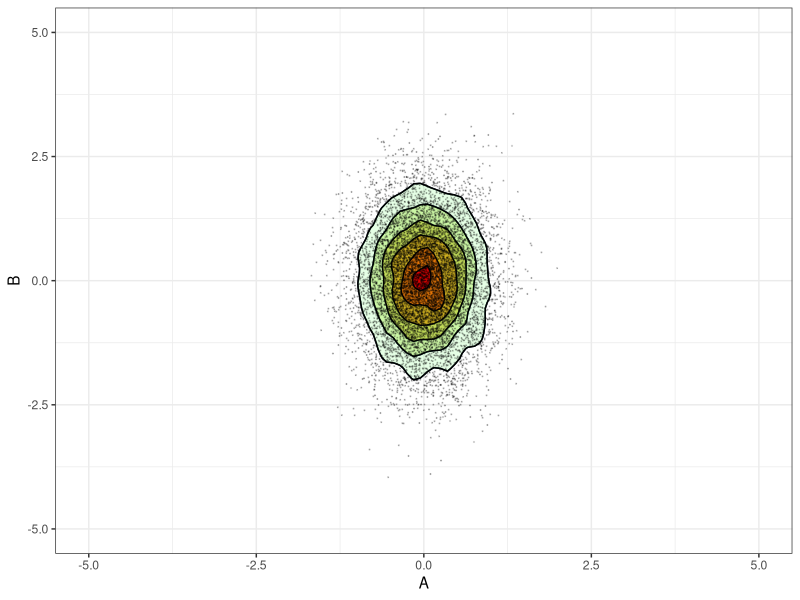
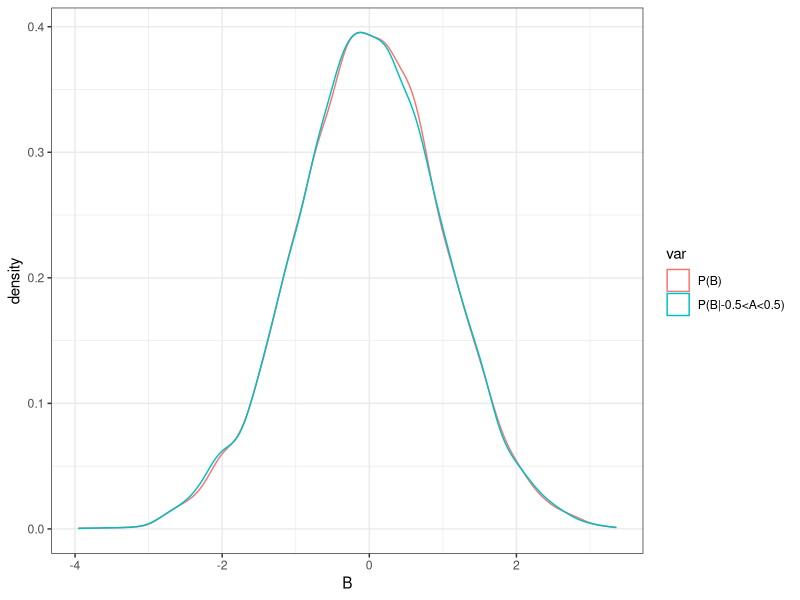
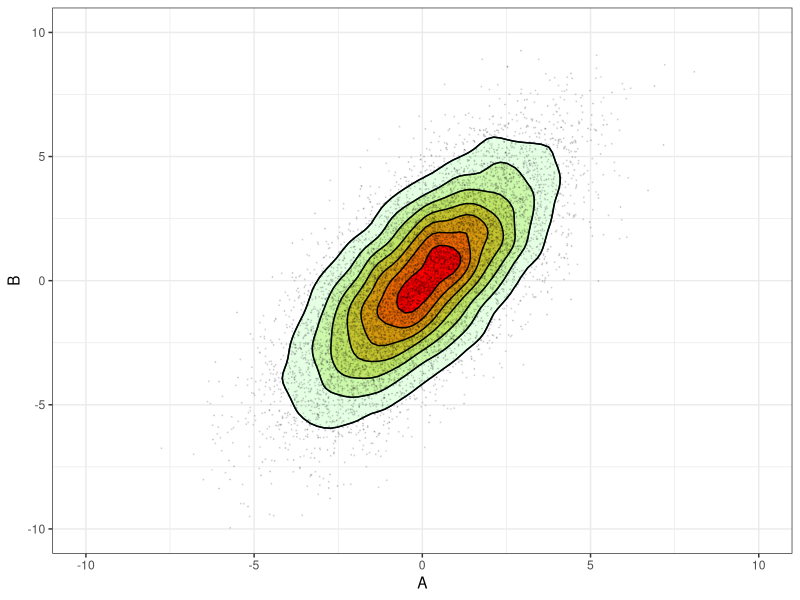
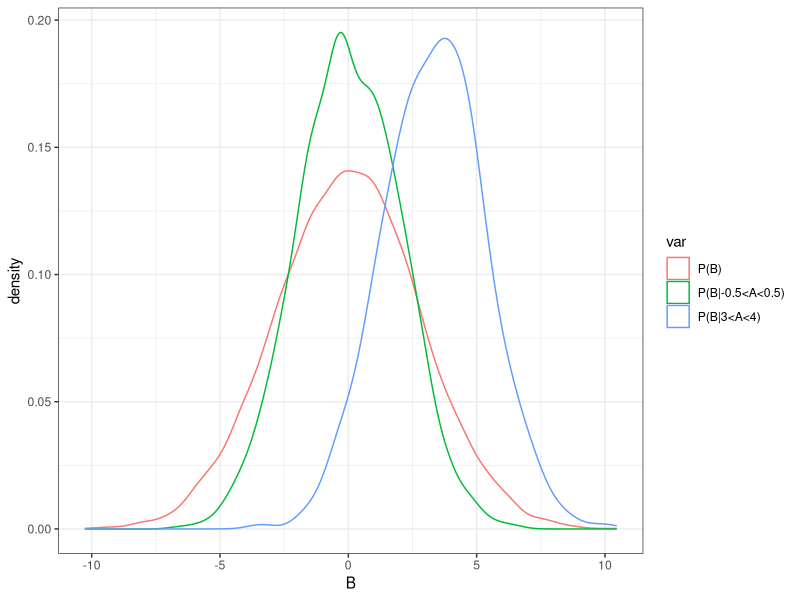
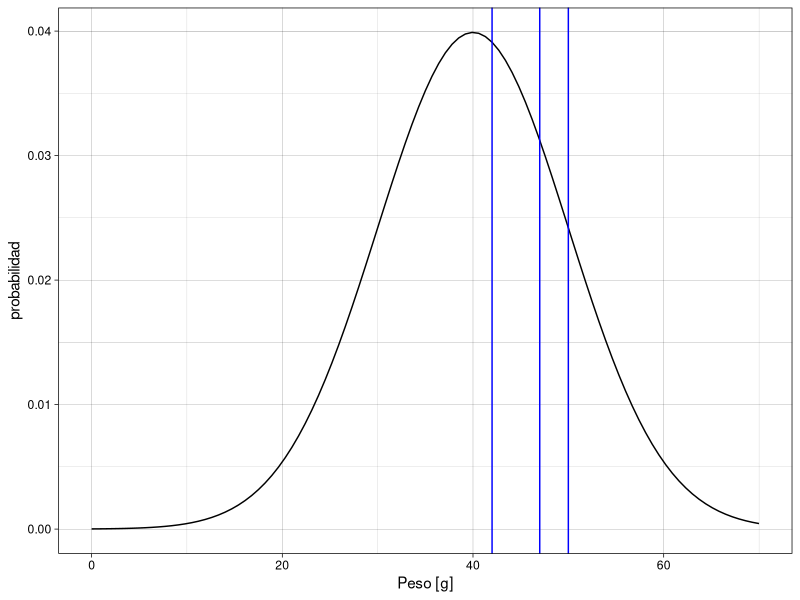
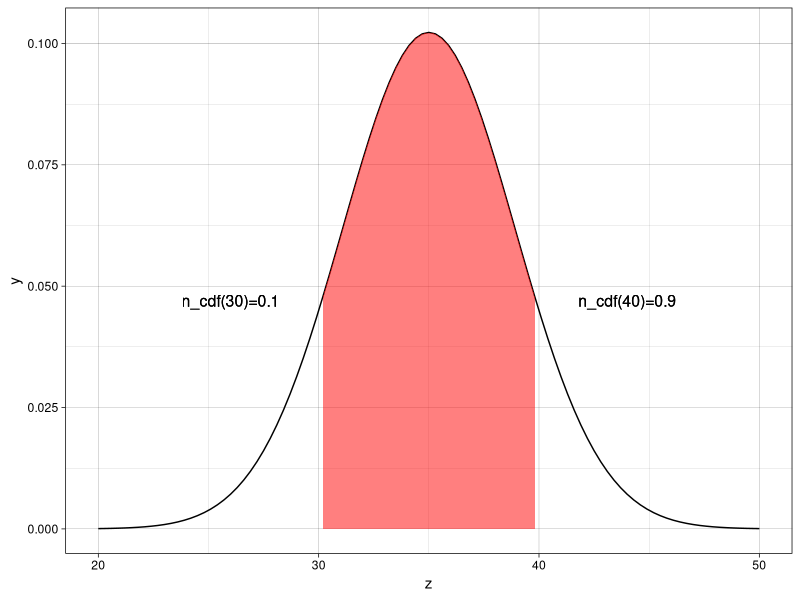
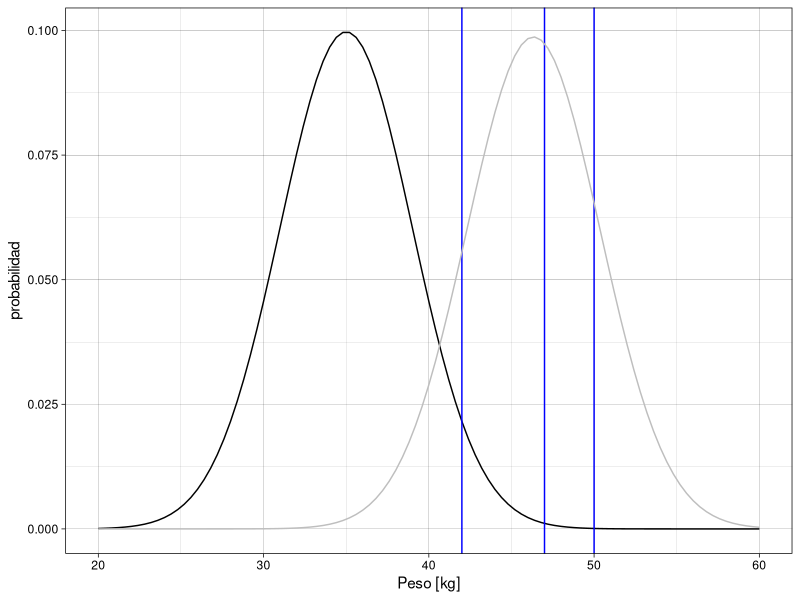
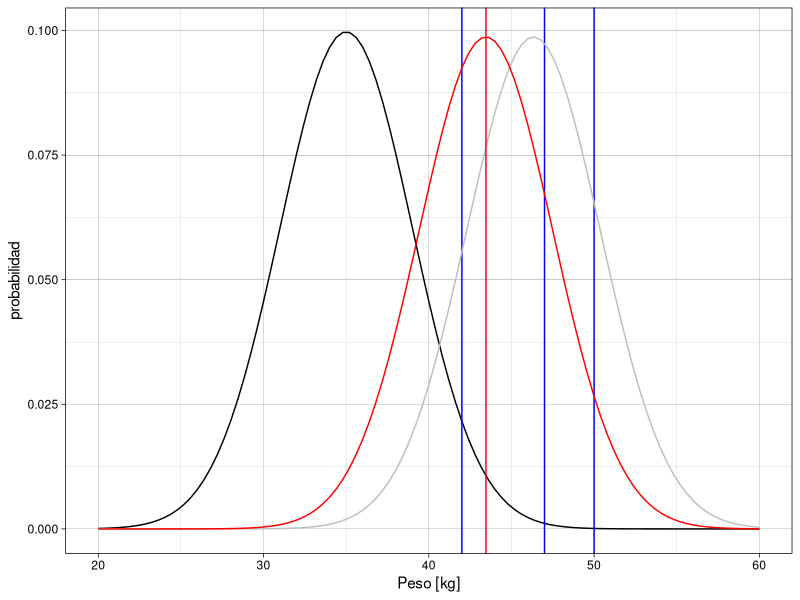

Generate these figures, in order, with R:
## ---- chunk 1
tbl<-as.table(matrix(c(122,58,214,120),dimnames = list(c("Star Trek","Star Wars"),c("Mujeres","Hombres")),nrow=2))
tbl
## ---- chunk 2
print("La probabilidad de que a alguien le gusta Star Trek o Star Wars es:")
rowSums(tbl)/sum(tbl)
## ---- chunk 3
print("La matriz de la probabilidad conjunta es:")
prop.table(tbl)
## ---- chunk 4
print("La matriz condicional para mujeres y hombres:")
prop.table(tbl,margin = 2)
## ---- chunk 5
print("La matriz condicional para Star Trek y Star Wars :")
prop.table(tbl,margin = 1)
## ---- chunk 6
N<-10000
A<-rnorm(N,mean=0,sd=0.5)
B<-rnorm(N,mean=0,sd=1)
df<-data.frame(A,B)

print(paste("Matriz de covarianza:"))
cov(df)

library(ggplot2)
ggplot(df, aes(x=A, y=B))+geom_density2d(aes(colour=..level..)) + 
  stat_density2d(aes(fill=..level..,alpha=..level..),geom='polygon',colour='black') + 
  scale_fill_continuous(low="green",high="red") +    
  geom_point(alpha=0.2,size=0.1)+
  theme_bw()+theme(legend.position="none")+xlim(c(-5,5))+ylim(c(-5,5))
## ---- chunk 7
dfPartialProbs<-data.frame(B=B,var="P(B)")
dfPartialProbs<-rbind(dfPartialProbs,data.frame(B=df$B[df$A>-0.5 & df$A<0.5],var="P(B|-0.5<A<0.5)"))


ggplot(dfPartialProbs, aes(x=B,color=var))+geom_density()+
  theme_bw()
## ---- chunk 8
N<-10000
A<-rnorm(N,mean=0,sd=2)
B<-A+rnorm(N,mean=0,sd=2)
df<-data.frame(A,B)

print(paste("Matriz de covarianza:"))
cov(df)

library(ggplot2)
ggplot(df, aes(x=A, y=B))+geom_density2d(aes(colour=..level..)) + 
  stat_density2d(aes(fill=..level..,alpha=..level..),geom='polygon',colour='black') + 
  scale_fill_continuous(low="green",high="red") +    
  geom_point(alpha=0.1,size=0.1)+
  theme_bw()+theme(legend.position="none")+xlim(c(-10,10))+ylim(c(-10,10))
## ---- chunk 9
dfPartialProbs<-data.frame(B=B,var="P(B)")
dfPartialProbs<-rbind(dfPartialProbs,data.frame(B=df$B[df$A>-0.5 & df$A<0.5],var="P(B|-0.5<A<0.5)"))

dfPartialProbs<-rbind(dfPartialProbs,data.frame(B=df$B[df$A>3 & df$A<4],var="P(B|3<A<4)"))


ggplot(dfPartialProbs, aes(x=B,color=var))+geom_density()+
  theme_bw()
## ---- chunk 10
N<-10000
puerta_con_premio<-floor(runif(N,min=1,max=4))

seleccion_inicial_del_concursante<-floor(runif(N,min=1,max=4))
seleccion_cambiada_del_concursante<-rep(NA,N)

for (i in 1:N){
    
    # Monty selecciona una puerta
    if (puerta_con_premio[i]==1){
        if (puerta_con_premio[i]==seleccion_inicial_del_concursante[i]){
            seleccion_monty<-ifelse(runif(1)>0.5,2,3)
        }else{
            seleccion_monty<-ifelse(seleccion_inicial_del_concursante[i]==3,2,3)
        }
    }else if (puerta_con_premio[i]==2){
        if (puerta_con_premio[i]==seleccion_inicial_del_concursante[i]){
            seleccion_monty<-ifelse(runif(1)>0.5,1,3)
        }else{
            seleccion_monty<-ifelse(seleccion_inicial_del_concursante[i]==3,1,3)
        }        
    }else if (puerta_con_premio[i]==3){
        if (puerta_con_premio[i]==seleccion_inicial_del_concursante[i]){
            seleccion_monty<-ifelse(runif(1)>0.5,1,2)
        }else{
            seleccion_monty<-ifelse(seleccion_inicial_del_concursante[i]==1,2,1)
        }
    }
    
    # El concursante selecciona otra puerta
    puertas_prohibidas<-c(seleccion_monty,seleccion_inicial_del_concursante[i])
    seleccion_cambiada_del_concursante[i]<-which(is.na(match(1:3,puertas_prohibidas)))    
}

p1<-mean(seleccion_inicial_del_concursante==puerta_con_premio)
print(paste0("Si el concursante nunca cambia de puerta la probabilidad de acertar es:",p1))
p2<-mean(seleccion_cambiada_del_concursante==puerta_con_premio)
print(paste0("Si el concursante siempre cambia de puerta la probabilidad de acertar es:",p2))
## ---- chunk 11
library(ggplot2)
weights<-c(50,42,47)

options(repr.plot.height=4,repr.plot.width=6)
xdf<-data.frame(z=c(0,70))
ggplot(xdf,aes(x=z))+stat_function(fun=dnorm,args = list(mean = 40, sd =10))+
  geom_vline(xintercept = weights[1],color="blue")+
  geom_vline(xintercept = weights[2],color="blue")+
  geom_vline(xintercept = weights[3],color="blue")+
  ylab("probabilidad")+xlab("Peso [g]")+
  theme_linedraw()
## ---- chunk 12
mnkg=40
sdkg=10
prob<-dnorm(weights[1],mean=mnkg,sd=sdkg)*
      dnorm(weights[2],mean=mnkg,sd=sdkg)*
      dnorm(weights[3],mean=mnkg,sd=sdkg)
paste0("La probabilidad es: P(X|",mnkg,",",sdkg,")=",round(prob,10))
## ---- chunk 13
mnkg=36
sdkg=10
prob<-dnorm(weights[1],mean=mnkg,sd=sdkg)*
      dnorm(weights[2],mean=mnkg,sd=sdkg)*
      dnorm(weights[3],mean=mnkg,sd=sdkg)
paste0("La probabilidad es: P(X|",mnkg,",",sdkg,")=",round(prob,10))
## ---- chunk 14
weights
## ---- chunk 15
sapply(weights,function(xi) dnorm(xi,mean=mnkg,sd=sdkg))
## ---- chunk 16
#mnkg=36
#sdkg=10

l<-function(theta){
    mnkg=theta[1]
    sdkg=theta[2]
    -prod(sapply(weights,function(xi) dnorm(xi,mean=mnkg,sd=sdkg)))
}
                
o<-optim(c(50,10), l)
                
paste("La media óptima calculada mediante MLE es:",o$par[1])
paste("La media estimada es:",mean(weights))
                 
paste("La desviación típica óptima calculada mediante MLE es:",o$par[2])
paste("La desviación típica estimada es:",sd(weights))                 
o                 
## ---- chunk 17
X<-rbinom(50,size=1,p=0.3)

l<-function(p){
    -prod(sapply(X,function(xi) p^xi*(1-p)^(1-xi)))
}
                
o<-optimize(l,c(0,1))
                
paste("La media óptima calculada mediante MLE es:",o$minimum)
paste("La media estimada es:",mean(X))
                 
o
## ---- chunk 18
calc_sd<-function(x,p,weight){    
    (qnorm(p,mean=35,sd=x)-weight)^2
}
o<-optimize(calc_sd,c(0,10),p=0.9,weight=40)
paste("La desviación típica calculada con el percentil 90 es:",o$minimum)

o<-optimize(calc_sd,c(0,10),p=0.1,weight=30)
paste("La desviación típica calculada con el percentil 10 es:",o$minimum)
## ---- chunk 19
library(ggplot2)

sd_est <- 3.901

loth<-qnorm(0.1,lower.tail = T, mean=35, sd=sd_est)
upth<-qnorm(0.1,lower.tail = F, mean=35, sd=sd_est)

paste("El margen que nos interesa está en el rango: [",
      round(loth,2),",",round(upth,2),"]")


qsd009<-function(x){    
    out<-dnorm(x, mean=35, sd=sd_est)    
    out[x<loth  | x>upth  ]<-NA
    out
}

options(repr.plot.height=4,repr.plot.width=6)
xdf<-data.frame(z=c(20,50))
ggplot(xdf,aes(x=z))+stat_function(fun=dnorm, args=list("mean"=35,"sd"=sd_est))+
  stat_function(fun=qsd009, geom="area",fill="red", alpha=0.5)+
  geom_text(x=44,y=0.047,size=4,label=paste0("n_cdf(",round(upth,2),")=0.9"))+
  geom_text(x=26,y=0.047,size=4,label=paste0("n_cdf(",round(loth,2),")=0.1"))+
  theme_linedraw()
options(repr.plot.height=7,repr.plot.width=7)
## ---- chunk 20
options(repr.plot.height=4,repr.plot.width=6)
xdf<-data.frame(z=c(20,60))
ggplot(xdf,aes(x=z))+stat_function(fun=dnorm,args = list(mean = 35, sd =4))+
  geom_vline(xintercept = weights[1],color="blue")+
  geom_vline(xintercept = weights[2],color="blue")+
  geom_vline(xintercept = weights[3],color="blue")+
  stat_function(fun=dnorm,args = list(mean = mean(weights), sd =sd(weights)),color='gray')+
  ylab("probabilidad")+xlab("Peso [kg]")+
  theme_linedraw()
## ---- chunk 21
for (w in weights){
    print(paste("La densidad de probabilidad de que pese",w,"es",dnorm(w,mean=35,sd=4)))
}
## ---- chunk 22
newl<-function(theta){
    mnkg=theta[1]    
    mnkg_apriori=35
    sdkg_apriori=4
    -prod(sapply(weights,function(xi) (dnorm(xi,mean=mnkg,sd=sd(weights)))))*
                                       dnorm(mnkg,mean=mnkg_apriori,sd=sdkg_apriori)
}                
                 
o<-optim(c(35), newl, method ="Brent",lower = 10, upper = 60,)

paste("La media óptima calculada mediante MAP es:",o$par)
paste("La media estimada es:",mean(weights))                 
## ---- chunk 23
options(repr.plot.height=4,repr.plot.width=6)
xdf<-data.frame(z=c(20,60))
ggplot(xdf,aes(x=z))+stat_function(fun=dnorm,args = list(mean = 35, sd =4))+
  geom_vline(xintercept = weights[1],color="blue")+
  geom_vline(xintercept = weights[2],color="blue")+
  geom_vline(xintercept = weights[3],color="blue")+
  stat_function(fun=dnorm,args = list(mean = mean(weights), sd =sd(weights)),color='gray')+
  stat_function(fun=dnorm,args = list(mean = o$par, sd =sd(weights)),color='red')+
  geom_vline(xintercept = o$par,color="red")+
  ylab("probabilidad")+xlab("Peso [kg]")+
  theme_linedraw()
## ---- chunk 24
max_weight<-40
prb<-pnorm(max_weight,mean = o$par, sd =sd(weights),lower.tail=FALSE)
paste("La probabilidad de que pese más de ",max_weight,'g es del ',round(prb*100),'%',sep='')
## ---- chunk 25
na_t <- 1000
na_s <- 197
nb_t <- 1000
nb_s <- 230
m <- matrix(c(na_s,na_t,nb_s,nb_t), byrow = T,nrow = 2,
            dimnames=list(c("control","nuevo"),c("exitos","intentos")))
m
## ---- chunk 26
pa_margin <- round(binom.test(na_s,na_t)$conf.int,3)
pb_margin <- round(binom.test(nb_s,nb_t)$conf.int,3)

matrix(c(pa_margin,pb_margin)*100,nrow=2,dimnames=list(c("control","nuevo"),c("5%","95%")), byrow = T)
## ---- chunk 27
chisq.test(m)
## ---- chunk 28
fisher.test(m)
## ---- chunk 29
prior_a <- 2
prior_b <- 8

x <- seq(0,1,by=0.01)
p <- dbeta(x,prior_a,prior_b)
plot(x, p,t="l")
## ---- chunk 30
#La media sería
sum(x*p)*(x[2]-x[1])
## ---- chunk 31
library(ggplot2)
x <- seq(0,0.3, by = 0.001)

p1 <- dbeta(x,prior_a+na_s,prior_b+(na_t-na_s))
p2 <- dbeta(x,prior_b+nb_s,prior_b+(nb_t-nb_s))

df<-data.frame(x=x*100,prob=c(p1,p2),name=c(rep("control",length(x)),rep("nuevo",length(x))))
ggplot(data=df,aes(x=x,y=prob,color=name))+geom_line()+xlim(16,30)
## ---- chunk 32
cr_a <- sum(x*p1)*(x[2]-x[1])
cr_b <- sum(x*p2)*(x[2]-x[1])          
matrix(c(cr_a,cr_b)*100,nrow=1,dimnames=list(c("conversión"),c("control","nuevo")))
## ---- chunk 33
pa_margin <- qbeta(c(0.025,0.0975),prior_a+na_s,prior_b+(na_t-na_s))
pb_margin <- qbeta(c(0.025,0.0975),prior_b+nb_s,prior_b+(nb_t-nb_s))

matrix(c(pa_margin,pb_margin)*100,nrow=2,dimnames=list(c("control","nuevo"),c("5%","95%")) , byrow=T)
## ---- chunk 34
N <- 1000000
r1 <- rbeta(N,prior_a+na_s,prior_b+(na_t-na_s))
r2 <- rbeta(N,prior_a+nb_s,prior_b+(nb_t-nb_s))
diff_df<-data.frame(x=(r2-r1))
ggplot(data=diff_df,aes(x*100))+geom_density(color="blue")+geom_vline(xintercept =0)
## ---- chunk 35
round(sum(diff_df$x>0)/nrow(diff_df),3)*100
## ---- chunk 36
mean(diff_df$x[diff_df$x>0])*100
## ---- chunk 37
mean(diff_df$x[diff_df$x<=0])*100
